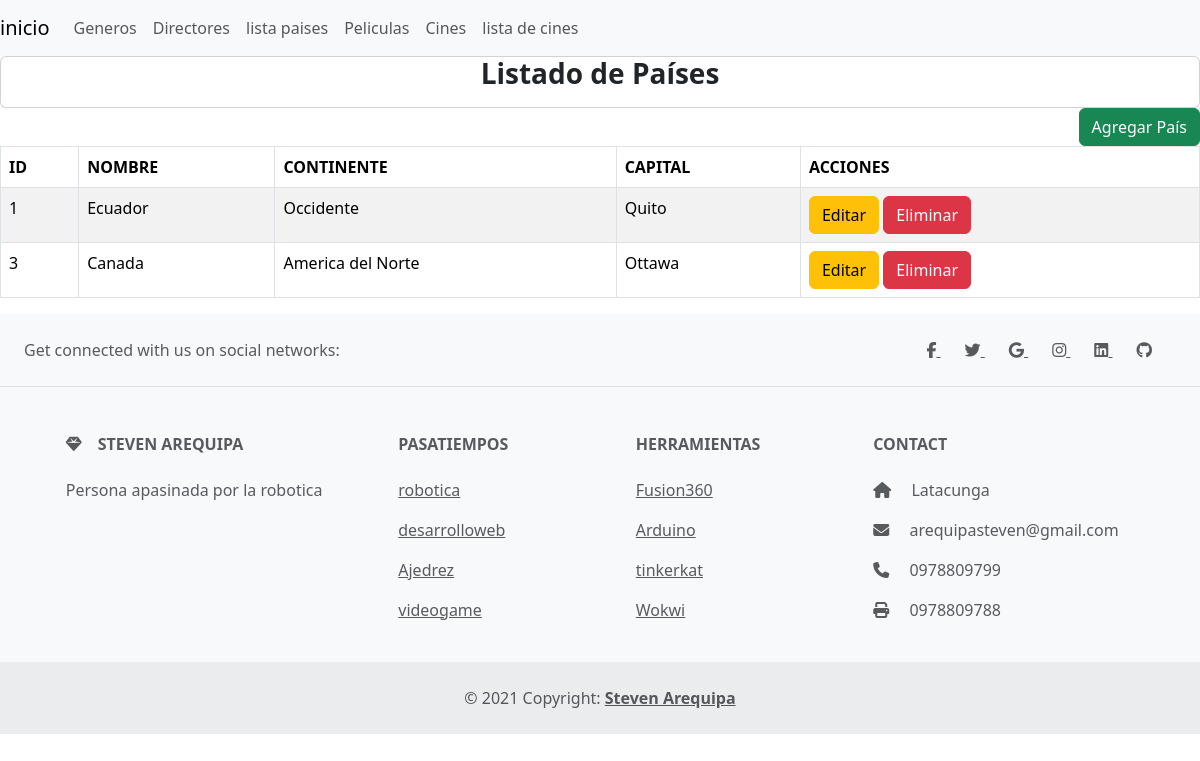
Before: /listadoPaises/ with the older database file.
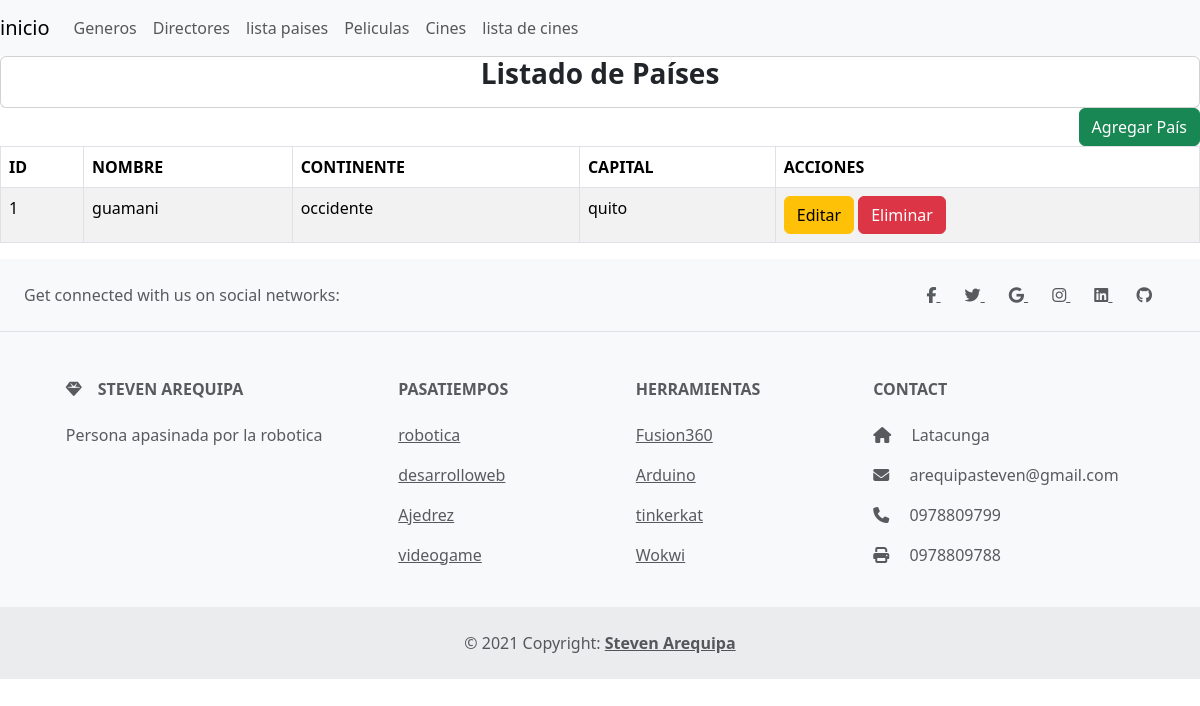
After: the same page with the newer database file.
### Aplicaciones/Cartelera/models.py (models this page shows, shortened)
class Paises(models.Model):
    id=models.AutoField(primary_key=True)
    nombre=models.CharField(max_length=30)
    continente=models.CharField(max_length=30)
    capital=models.CharField(max_length=30)

### Aplicaciones/Cartelera/views.py (the view)
# urls.py: path('listadoPaises/', views.listadoPaises, name='listadoPaises'),
def listadoPaises(request):
    paisesBdd = Paises.objects.all()
    return render(request, "listadoPaises.html", {'paises': paisesBdd})

### Aplicaciones/Cartelera/templates/listadoPaises.html (shortened to what this page needs)
{% extends "./plantilla.html" %}
{% block body %}
<div class="card">
    <div class="card-title text-center">
        <h3><b>Listado de Países</b></h3>
    </div>
</div>
<div class="text-end">
    <a href="{% url 'nuevoPais' %}" class="btn btn-success">Agregar País</a>
</div>
<table class="table table-bordered table-striped table-hover" id="tbl-paises">
    <thead>
        <tr>
            <th>ID</th>
            <th>NOMBRE</th>
            <th>CONTINENTE</th>
            <th>CAPITAL</th>
            <th>ACCIONES</th>
        </tr>
    </thead>
    <tbody>
        {% for paisTemporal in paises %}
            <tr>
                <td>{{ paisTemporal.id }}</td>
                <td>{{ paisTemporal.nombre }}</td>
                <td>{{ paisTemporal.continente }}</td>
                <td>{{ paisTemporal.capital }}</td>
                <td>
                    <a href="{% url 'editarPais' paisTemporal.id %}" class="btn btn-warning">Editar</a>
                    <a href="{% url 'eliminarPais' paisTemporal.id %}" onclick="return confirm('¿Estás seguro?');" class="btn btn-danger">Eliminar</a>
                </td>
            </tr>
        {% endfor %}
    </tbody>
</table>
{% endblock %}

### Aplicaciones/Cartelera/templates/plantilla.html (shortened to what this page needs)
{% load static %}
<!DOCTYPE html>
<html lang="es">
<head>
  <link href="https://cdn.jsdelivr.net/npm/bootstrap@5.3.3/dist/css/bootstrap.min.css" rel="stylesheet">
    <link rel="stylesheet" href="//cdn.datatables.net/2.0.8/css/dataTables.dataTables.min.css">
    <link rel="stylesheet" href="https://cdnjs.cloudflare.com/ajax/libs/font-awesome/6.5.2/css/all.min.css" />
<link rel="stylesheet" href="https://cdn.jsdelivr.net/gh/kartik-v/bootstrap-fileinput@5.5.0/css/fileinput.min.css">
<link href="https://cdn.datatables.net/2.1.2/css/dataTables.bootstrap5.min.css" rel="stylesheet">
<link href="https://cdn.datatables.net/buttons/3.1.0/css/buttons.bootstrap5.min.css" rel="stylesheet">
</head>
<body>
    <nav class="navbar navbar-expand-lg navbar-light bg-light">
        <a class="navbar-brand" href="/">inicio</a>
        <div class="collapse navbar-collapse" id="navbarNavDropdown">
          <ul class="navbar-nav">
            <li class="nav-item">
              <a class="nav-link" href="{% url 'listadoGeneros' %}">Generos</a>
            </li>
            <li class="nav-item">
              <a class="nav-link" href="{% url 'listadoDirectores' %}">Directores</a>
            </li>
            <li class="nav-item">
              <a class="nav-link" href="{% url 'listadoPaises' %}">lista paises</a>
            </li>
            <li class="nav-item">
              <a class="nav-link" href="{% url 'listadoPeliculas' %}">Peliculas</a>
            </li>
            <li class="nav-item">
              <a class="nav-link" href="{% url 'gestionCines' %}">
                Cines</a>
            </li>
            <li class="nav-item">
              <a class="nav-link" href="{% url 'listadoCines' %}">lista de cines</a>
            </li>
          </ul>
        </div>
      </nav>
    {% block body%}
    {% endblock%}
<footer class="text-center text-lg-start bg-body-tertiary text-muted">
    <section class="d-flex justify-content-center justify-content-lg-between p-4 border-bottom">
      <div class="me-5 d-none d-lg-block">
        <span>Get connected with us on social networks:</span>
      </div>
      <div>
        <a href="" class="me-4 text-reset">
          <i class="fab fa-facebook-f"></i>
        </a>
        <a href="" class="me-4 text-reset">
          <i class="fab fa-twitter"></i>
        </a>
        <a href="" class="me-4 text-reset">
          <i class="fab fa-google"></i>
        </a>
        <a href="" class="me-4 text-reset">
          <i class="fab fa-instagram"></i>
        </a>
        <a href="" class="me-4 text-reset">
          <i class="fab fa-linkedin"></i>
        </a>
        <a href="" class="me-4 text-reset">
          <i class="fab fa-github"></i>
        </a>
      </div>
    </section>
    <section class="">
      <div class="container text-center text-md-start mt-5">
        <div class="row mt-3">
          <div class="col-md-3 col-lg-4 col-xl-3 mx-auto mb-4">
            <h6 class="text-uppercase fw-bold mb-4">
              <i class="fas fa-gem me-3"></i>STEVEN AREQUIPA
            </h6>
            <p>
              Persona apasinada por la robotica
            </p>
          </div>
          <div class="col-md-2 col-lg-2 col-xl-2 mx-auto mb-4">
            <h6 class="text-uppercase fw-bold mb-4">
              Pasatiempos
            </h6>
            <p>
              <a href="#!" class="text-reset">robotica</a>
            </p>
            <p>
              <a href="#!" class="text-reset">desarrolloweb</a>
            </p>
            <p>
              <a href="#!" class="text-reset">Ajedrez</a>
            </p>
            <p>
              <a href="#!" class="text-reset">videogame</a>
            </p>
          </div>
          <div class="col-md-3 col-lg-2 col-xl-2 mx-auto mb-4">
            <h6 class="text-uppercase fw-bold mb-4">
              Herramientas
            </h6>
            <p>
              <a href="#!" class="text-reset">Fusion360</a>
            </p>
            <p>
              <a href="#!" class="text-reset">Arduino</a>
            </p>
            <p>
              <a href="#!" class="text-reset">tinkerkat</a>
            </p>
            <p>
              <a href="#!" class="text-reset">Wokwi</a>
            </p>
          </div>
          <div class="col-md-4 col-lg-3 col-xl-3 mx-auto mb-md-0 mb-4">
            <h6 class="text-uppercase fw-bold mb-4">Contact</h6>
            <p><i class="fas fa-home me-3"></i> Latacunga</p>
            <p>
              <i class="fas fa-envelope me-3"></i>
              arequipasteven@gmail.com
            </p>
            <p><i class="fas fa-phone me-3"></i> 0978809799</p>
            <p><i class="fas fa-print me-3"></i> 0978809788</p>
          </div>
        </div>
      </div>
    </section>
    <div class="text-center p-4" style="background-color: rgba(0, 0, 0, 0.05);">
      © 2021 Copyright:
      <a class="text-reset fw-bold" href="https://mdbootstrap.com/">Steven Arequipa</a>
    </div>
  </footer>
</body>
</html>

Changed rows visible on the page:
removed Paises: id "3", nombre "Canada", continente "America del Norte", capital "Ottawa"
changed Paises id 1: nombre "Ecuador" → "guamani"; continente "Occidente" → "occidente"; capital "Quito" → "quito"
